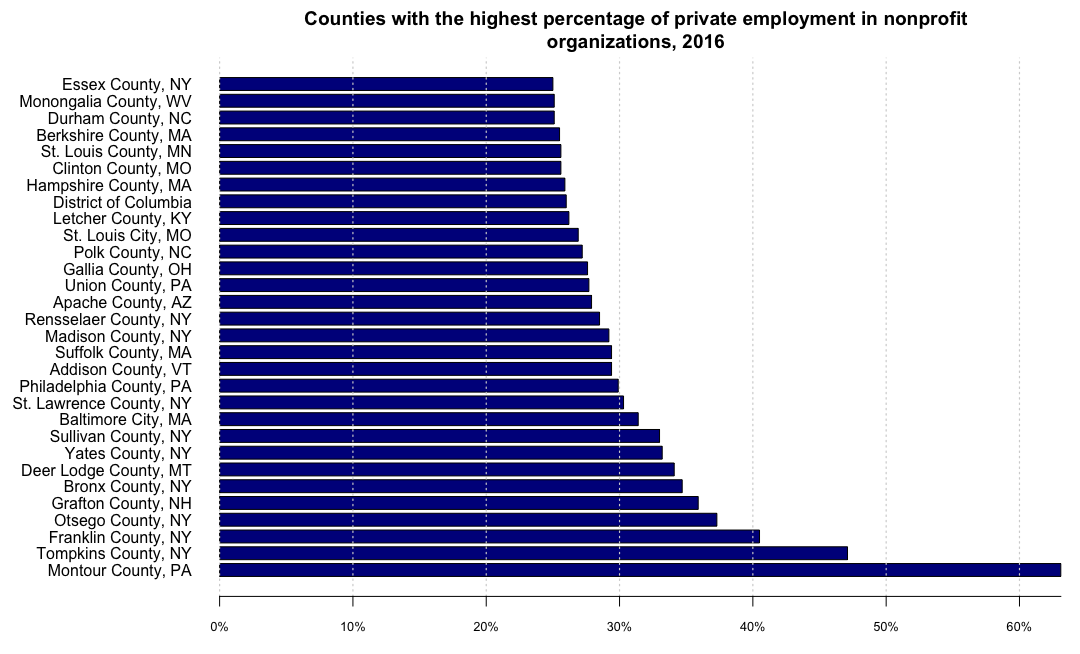

Here is the R script that generated this plot:
# TED: The Economics Daily (BLS) 08.31.18
# https://www.bls.gov/opub/ted/home.htm
# Nonprofits account for 12.3 million jobs, 10.2 percent of private sector employment, in 2016

# Data imported and cleaned in Excel 
# Filename: c_npjobs.xlsx

# create matrix
a <- rbind(jobs$nemploy, jobs$county)

# change margins so that text on y-axis can fit
par(mar=c(3,11,3,1))

# plot bar graph; axes=false clears the axis
barplot(a, horiz=TRUE, axes = FALSE, col = "darkblue", space = 0.3,  las = 1.5, main = "Counties with the highest percentage of private employment in nonprofit\norganizations, 2016", 
names.arg = c("Montour County, PA","Tompkins County, NY","Franklin County, NY",
              "Otsego County, NY","Grafton County, NH","Bronx County, NY",	
              "Deer Lodge County, MT", "Yates County, NY","Sullivan County, NY",
              "Baltimore City, MA","St. Lawrence County, NY","Philadelphia County, PA",
              "Addison County, VT","Suffolk County, MA","Madison County, NY",
              "Rensselaer County, NY","Apache County, AZ","Union County, PA",
              "Gallia County, OH", "Polk County, NC", "St. Louis City, MO", 
              "Letcher County, KY", "District of Columbia", "Hampshire County, MA", 
              "Clinton County, MO", "St. Louis County, MN", "Berkshire County, MA", 
              "Durham County, NC", "Monongalia County, WV", "Essex County, NY"))

# add gridlines to graph
grid(ny= TRUE, lwd = 1.2)

# change x-axis to percentages
labs <-seq(0, 0.70, by = 0.10)
axis(side = 1, at = labs, labels = paste0(labs * 100, "%"), cex.axis = 0.8)
